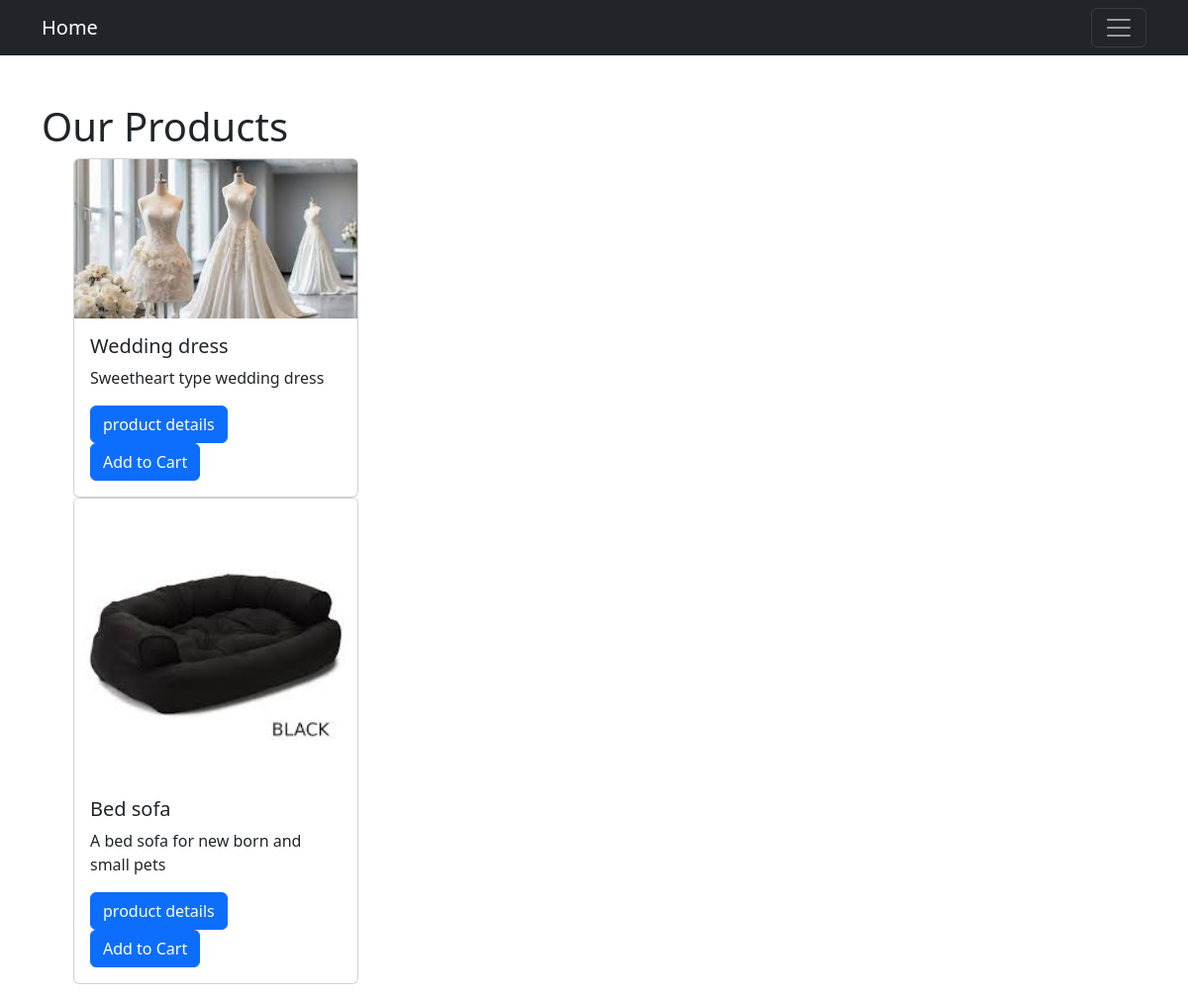
The app's page /product/ with its own data.
### store/models.py (models this page shows, shortened)
class Product(models.Model):
    name = models.CharField(max_length=200)
    image = models.ImageField(upload_to='product_images/', blank=True, null=True)
    category = models.ForeignKey(Category, related_name='product', on_delete=models.CASCADE)
    description = models.TextField()
    price = models.DecimalField(max_digits=10, decimal_places=2)
    stock = models.IntegerField()
    available = models.BooleanField(default=True)
    created = models.DateTimeField(auto_now_add=True)
    updated = models.DateTimeField(auto_now=True)
    has_colors = models.BooleanField(default=False)  # Enable/disable color feature
    colors = models.TextField(blank=True, null=True, help_text="Comma-separated list of colors")
    from django.contrib.auth.models import User

### store/views.py (the view)
# urls.py: path('product/', views.product_list, name='product_list'),  # Map the URL to the product_list view
def product_list(request):
    products = Product.objects.all()  # Fetch all products from the database
    return render(request, 'product/product_list.html', {'products': products})

### store/templates/product/product_list.html (shortened to what this page needs)
{% extends 'base.html' %}
{% block content%}
<div>
    <h1>Our Products</h1>
    <ul>
        {% for product in products %}
        <div class="card" style="width: 18rem;">
            <img class="card-img-top" src="{{product.image.url}}" alt="Card image cap">
            <div class="card-body">
              <h5 class="card-title">{{product.name}}</h5>
              <p class="card-text">{{product.description}}</p>
              <a href="{% url 'product_detail' product.id %}" class="btn btn-primary">product details</a>
              <a href="{% url 'add_to_cart' product.id %}" class="btn btn-primary">Add to Cart</a>
            </div>
          </div>
        {% endfor %}
    </ul>
</div>
{% endblock %}

### store/templates/base.html (shortened to what this page needs)
<!DOCTYPE html>
<html lang="en">
<head>
    <link href="https://cdnjs.cloudflare.com/ajax/libs/bootstrap/5.3.0/css/bootstrap.min.css" rel="stylesheet">
</head>
<body>
    <nav class="navbar navbar-dark bg-dark">
        <div class="container">
            <a class="navbar-brand" href="{% url 'home' %}">Home</a>
            <button class="navbar-toggler" type="button" data-bs-toggle="collapse" data-bs-target="#navbarNav" aria-controls="navbarNav" aria-expanded="false" aria-label="Toggle navigation">
                <span class="navbar-toggler-icon"></span>
            </button>
        </div>
    </nav>
    <div class="container mt-5">
        {% block content %}{% endblock %}
    </div>
</body>
</html>

### records on screen
Product: image (picture), name "Wedding dress", description "Sweetheart type wedding dress"
Product: image (picture), name "Bed sofa", description "A bed sofa for new born and small pets"
